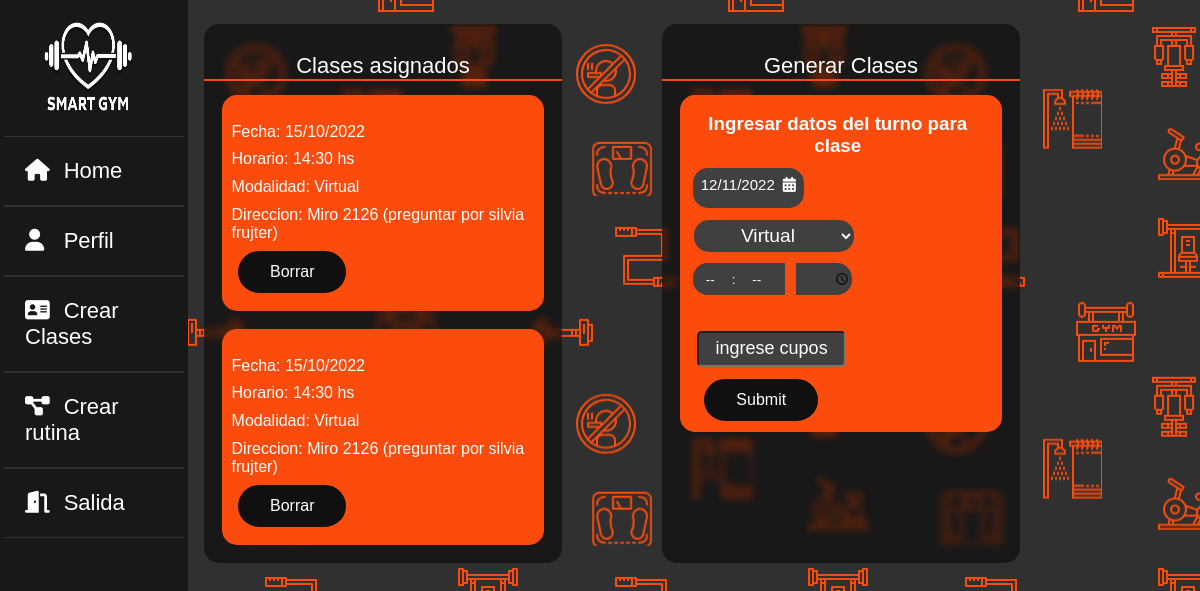
Page /vistas/turnose.php (signed in) on the earlier database version.
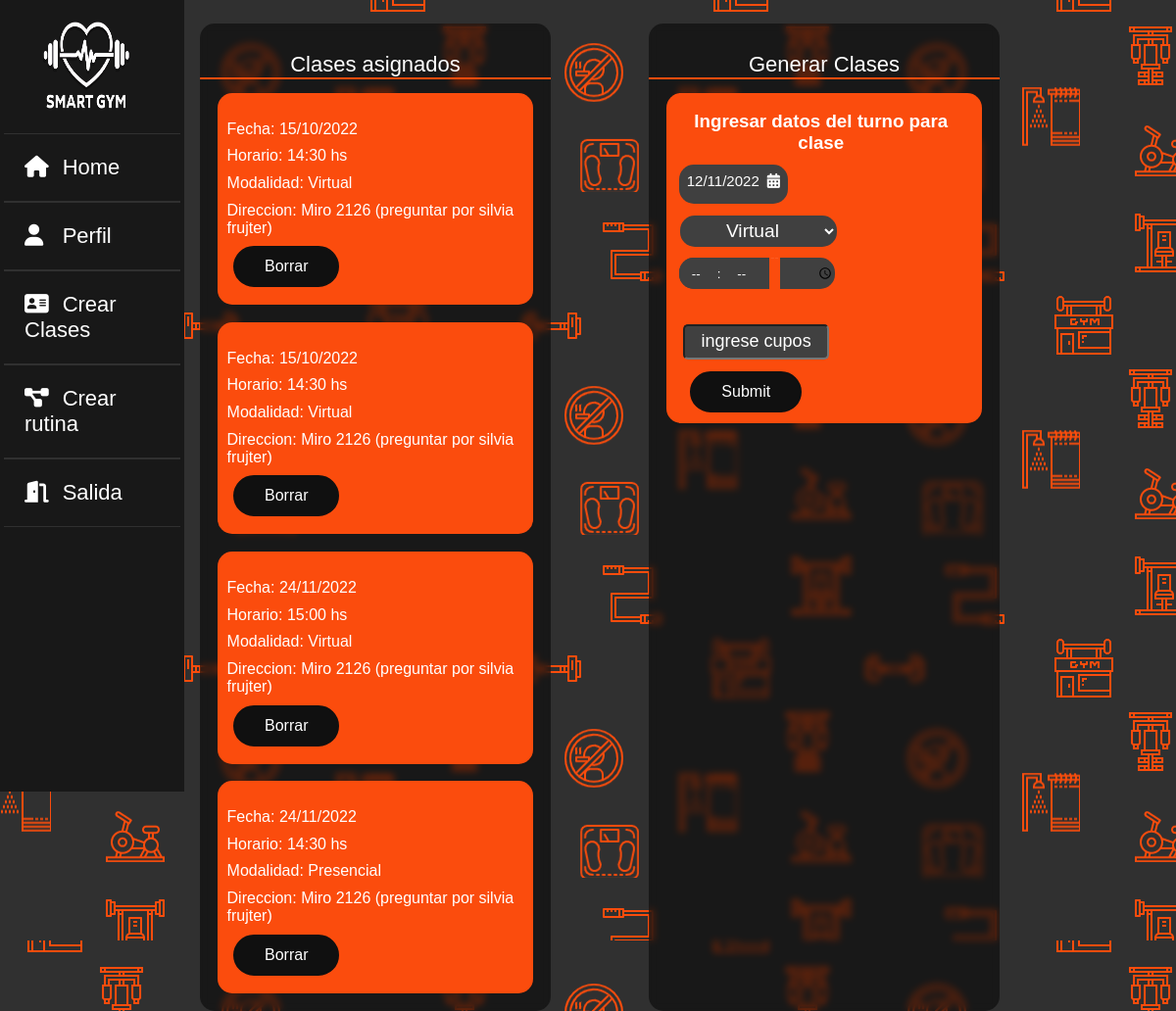
Same page on the later database version.
### tables this page shows
CREATE TABLE `clases` (
  `idclase` int(11) NOT NULL,
  `entrenador` varchar(22) NOT NULL,
  `modalidad` varchar(22) NOT NULL,
  `fecha` varchar(22) NOT NULL,
  `hora` varchar(22) NOT NULL,
  `cupos` int(22) NOT NULL,
  `estado` int(5) NOT NULL
);

### vistas/turnose.php (the view, shortened to what this page needs)
<?php
$conex = conectar();
$nusuario = $_SESSION['usuario'];
$sql = "SELECT * FROM datos WHERE usuario='$nusuario'";
$query = mysqli_query($conex, $sql);
$row = mysqli_fetch_array($query);
$idrol = $row['id_rol'];
?>
<!DOCTYPE html>
<html lang="es">
<head>
    <link rel="stylesheet" type="text/css" href="../css/EstiloHomes.css">
    <link rel="stylesheet" type="text/css" href="../css/estiloturnos.css">
    <link rel="stylesheet" type="text/css" href="../css/EstiloGeneral.css">
    <link rel="stylesheet" href="https://cdnjs.cloudflare.com/ajax/libs/font-awesome/4.7.0/css/font-awesome.min.css">
</head>
<?php
switch ($idrol) {
    case 1:
        include("sidebars/sidebare.php");
        break;
}
?>
<body>
    <div class="main_contentt">
            <div class="cont-turnos-asignados" id="divsb">
                <div class="header">
                    <P> Clases asignados</P>
                </div>
                <?php
                $query1 = mysqli_query($conex, "SELECT * from clases WHERE entrenador='$nusuario'");
                $result1 = mysqli_num_rows($query1);
                if ($result1 > 0) {
                    while ($data = mysqli_fetch_array($query1)) {
                ?>
                        <div class="turno-a">
                            <br>
                            <p> Fecha: <?php echo $data['fecha']; ?></p>
                            <p> Horario: <?php echo $data['hora']; ?></p>
                            <p> Modalidad: <?php echo $data['modalidad']; ?></p>
                            <p> Direccion: Miro 2126 (preguntar por silvia frujter)</p>
                            <form method="get" action="../models/delete_class.php">
                                <input class="idbtn" type="submit" name="delete" id="btnsn" value="Borrar">
                    </form>
                            <br>
                        </div>
                <?php
                    }
                }; ?>
            </div>
            <div class="cont-calendario-seleccionar"  id="divsb">
                <div class="header2">
                    <P>Generar Clases</P>
                </div>
                <div class="turno-a">
                    <form class="tform" method="post">
                        <br>
                        <h3> Ingresar datos del turno para clase </h3>
                        <div style="width: fit-content;">
                            <div id="picker-no-time"></div>
                        </div>
                        <select class="sm" name="modalidad">
                            <option value="Virtual">Virtual</option>
                        </select>
                        <br>
                        <input id="appt-time" type="time" min="07" max="23" name="h-c"/>
                        <time>
                        <br>
                        <br>
                        <br>
                        <input type="number" class="cuposcc" id="tentacles" name="c-c" min="10" max="30" placeholder="ingrese cupos" >
                        <br>
                        <input id="btnsn" class="botonguardado"  type="submit" name="cargarclase">
                        <br>
                    </form>
                </div>
                <br>
                <br>
                <br>
        </div>
    </div>
</body>
</html>

### vistas/sidebars/sidebare.php (shortened to what this page needs)
<html lang="es">
<head>
    <link rel="stylesheet" href="../css/EstiloSidebar.css">
</head>
<body>
    <div class="wrapper">
        <div class="menulateral">
            <a href="homeusuarioe.php"><img class="imagenlogo" src="../img/logo.png"></a>
            <ul>
                <li><a href="homeusuarioe.php"><i class="fas fa-home"></i>Home</a></li>
                <li><a href="perfilusuarioc.php"><i class="fas fa-user"></i>Perfil</a></li>
                <li><a href="turnose.php"><i class="fas fa-address-card"></i>Crear Clases</a></li>
                <li><a href="rutinausuarioe.php"><i class="fas fa-project-diagram"></i>Crear rutina</a></li>
                <li><a href="../models/sessiondestroy.php"><i class="fas fa-door-open"></i>Salida</a></li>
            </ul>
        </div>
    </div>
</body>

### css/EstiloHomes.css (style rules this page uses)
:root { --color-letra: #fff; --color-fondos: #fb4c0d; --color-fondo-html: #020202; --color-fondosn: #181818; --color-fondobotones: #252525; --color-bordes: #303030; }
* { margin: 0%; padding: 0%; font-family: "Poppins", sans-serif; }
input::placeholder { color: #fff; font-size: 18px; }
.main_contentt { width: 68%; margin-top: 2%; margin-left: 17%; display: grid; grid-template-columns: repeat(2, 2fr); grid-template-rows: 2fr; grid-column-gap: 100px; }
.cont-turnos-asignados { grid-area: 1 / 1 / 2 / 2; }
.cont-calendario-seleccionar { grid-area: 1 / 2 / 2 / 3; }
.cont-calendario-seleccionar { min-height: 35vh; }

### css/estiloturnos.css (style rules this page uses)
:root { --color-letra: #fff; --color-fondos: #fb4c0d; --color-fondo-html:#020202; --color-fondosn:#181818; --color-fondobotones: #252525; --color-bordes: #303030; --color-dias-no: #808080; }
* { margin: 0%; padding: 0%; font-family: "Poppins", sans-serif; }
html { background-image: url("../img/fondo_icon.png"); }
.header { position: relative; height: fit-content; width: 100%; border-top: none; border-bottom: 2px solid var(--color-fondos); border-right: none; border-left: none; border-top-right-radius: 0%; border-top-left-radius: 30px; border-bottom-right-radius: 0%; border-bottom-left-radius: 0px; text-align: center; }
.header p { margin-top: 8%; color: var(--color-letra); font-size: 22px; }
.turno-a { position: relative; height: fit-content; width: 90%; margin-top: 4%; margin-left: 5%; margin-bottom: 5%; border: none; border-radius: 15px; background: var(--color-fondos); }
.turno-a p { margin: 3%; color: var(--color-letra); }
.header2 { position: relative; height: fit-content; width: 100%; border-top: none; border-bottom: 2px solid var(--color-fondos); border-right: none; border-left: none; border-top-right-radius: 0%; border-top-left-radius: 30px; border-bottom-right-radius: 0%; border-bottom-left-radius: 0px; text-align: center; }
.header2 p { margin-top: 8%; color: var(--color-letra); font-size: 22px; }
.tform { position: relative; width: 90%; height: 90%; background: #fb4c0d; margin:4%; }
.tform h3 { color: #fff; text-align: center; }
.sm { position: relative; left: -3.5%; min-height: 30%; height: 4vh; min-width: fit-content; width: 55%; margin: 4%; text-align: center; background: #404040; color: var(--color-letra); border-radius: 15px; border: none; cursor:pointer; font-size: 1.2rem; }
.cuposcc { position: relative; left: -3.5%; min-height: 4vh; min-width: fit-content; width: 50%; margin-top: 0%; margin-bottom: 0%; margin-left: 5%; margin-right: 2%; text-align: center; background: #404040; color: white; border-radius: 5px; }
input[type=time] { margin-top: 0%; margin-bottom: 0%; margin-left: 0%; margin-right: 2%; border: none; border-radius: 15px; background-color: #404040; color: #ffffff; font-size: 0.4 rem; width: 55%; min-height: 23px; max-height: 32px; }
.botonguardado { position: relative; margin:4% ; }
.dtp_main { position: relative; margin-top: 10%; align-items: center; min-height: 3vh; max-width: 15vw; text-align: center; background: #404040; color: var(--color-letra); border:3px solid var(--color-bordes-normales) ; border-radius: 15px; transition: 1.2s; cursor:pointer; font-size: 15px; padding: 8px 0 8px 8px; }

### css/EstiloGeneral.css (style rules this page uses)
* { margin: 0%; padding: 0%; }
input[type="number"] { -moz-appearance: textfield; }
html { background-image: url("../img/fondo_icon.png"); }
body { background-image: url("../img/fondo_icon.png"); }
#divsb { border-radius: 15px; background: rgba(0, 0, 0, 0.5); backdrop-filter: blur(3.5px); -webkit-backdrop-filter: blur(3.5px); }
#btnsn { font-size: 16px; color: #fff; background-color: #101010; padding: 10px 30px; border: solid #101010 2px; box-shadow: rgb(0, 0, 0) 0px 0px 0px 0px; border-radius: 50px; transition: 446ms; transform: translateY(0); flex-direction: row; align-items: center; cursor: pointer; }

### vistas/turnose.php (style rules this page uses)
.idbtn { margin-left: 5%; }

Differences in the rows shown:
added clases: fecha "24/11/2022", hora "15:00 hs", modalidad "Virtual"
added clases: fecha "24/11/2022", hora "14:30 hs", modalidad "Presencial"
